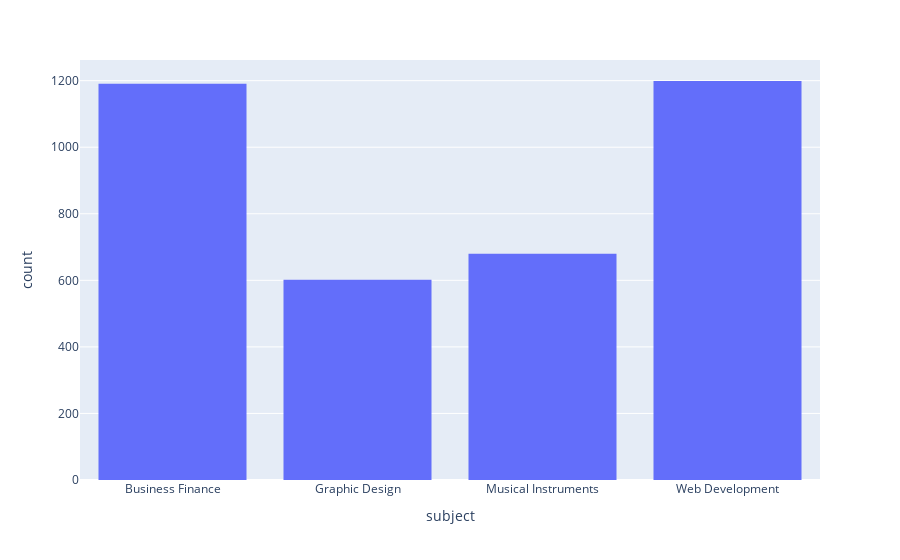

Notebook code cell kept with this figure:
### Code cell
px.histogram(df, x = 'subject')

### Figure 1 — Plotly figure (JSON) as saved in the notebook; plotly's stock layout.template omitted (floating-point values rounded to 4 significant figures; data arrays with more than 128 entries replaced by an {"elided": "..."} marker saying what was removed)
{"data": [{"alignmentgroup": "True", "bingroup": "x", "hovertemplate": "subject=%{x}<br>count=%{y}<extra></extra>", "legendgroup": "", "marker": {"color": "#636efa", "pattern": {"shape": ""}}, "name": "", "offsetgroup": "", "orientation": "v", "showlegend": false, "type": "histogram", "x": {"elided": "3672 str values"}, "xaxis": "x", "yaxis": "y"}], "layout": {"barmode": "relative", "legend": {"tracegroupgap": 0}, "margin": {"t": 60}, "xaxis": {"anchor": "y", "domain": [0, 1], "title": {"text": "subject"}}, "yaxis": {"anchor": "x", "domain": [0, 1], "title": {"text": "count"}}}}
